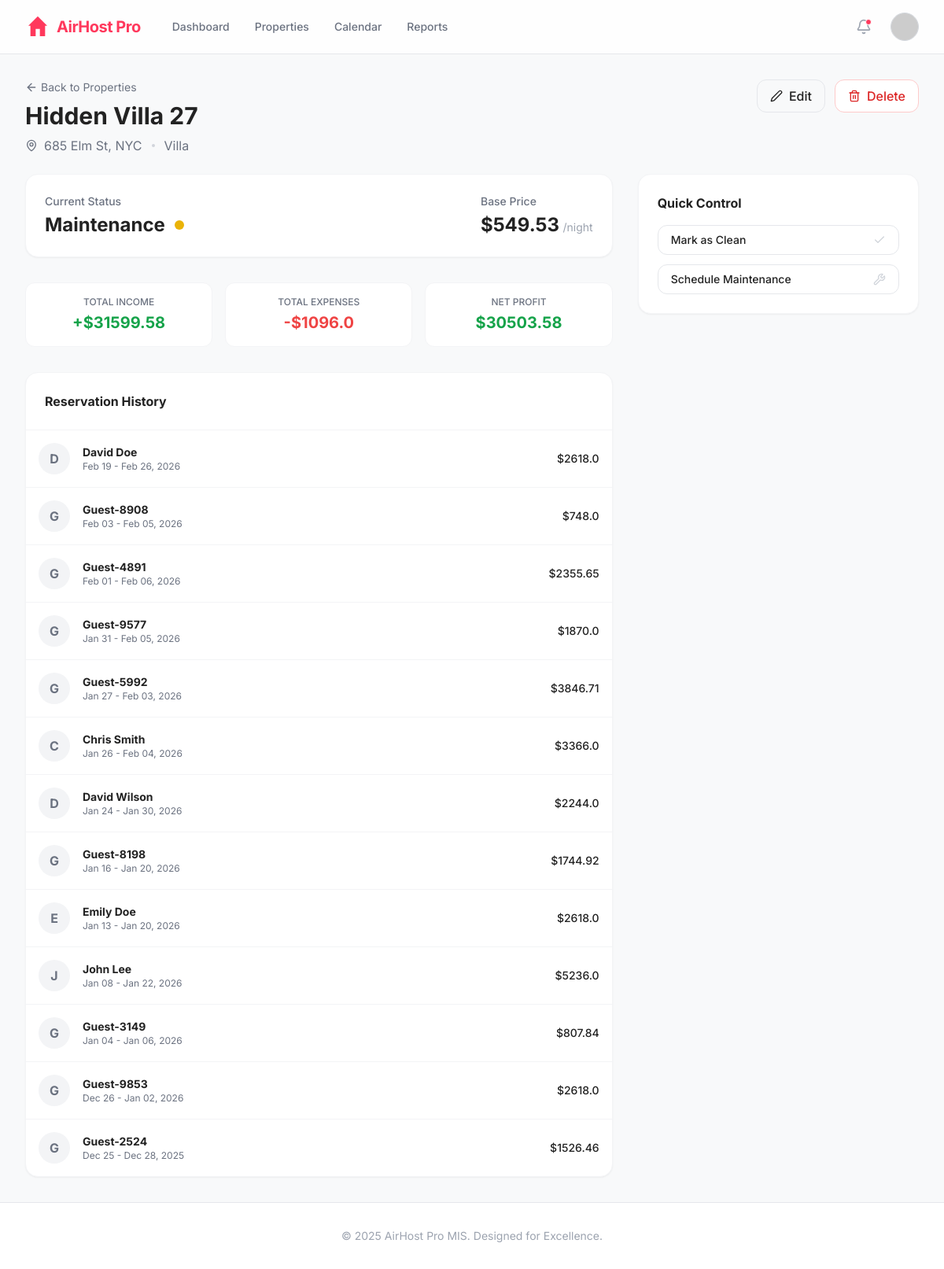
Page /property/3 (signed in) on the committed database.
### models.py (models this page shows, shortened)
class Property(db.Model):
    id = db.Column(db.Integer, primary_key=True)
    title = db.Column(db.String(100), nullable=False)
    type = db.Column(db.String(50)) # Apartment, House, Villa
    base_price = db.Column(db.Float)
    address = db.Column(db.String(200))
    status = db.Column(db.String(20)) # Clean, Dirty, Maintenance

class Reservation(db.Model):
    id = db.Column(db.Integer, primary_key=True)
    property_id = db.Column(db.Integer, db.ForeignKey('property.id'))
    guest_name = db.Column(db.String(100))
    check_in = db.Column(db.Date)
    check_out = db.Column(db.Date)
    amount_paid = db.Column(db.Float)
    property = db.relationship('Property', backref='reservations')

### app.py (the view)
@app.route('/property/<int:id>')
def property_detail(id):
    prop = Property.query.get_or_404(id)
    income = sum([f.amount for f in Financial.query.filter_by(property_id=prop.id, category='Income').all()])
    expenses = sum([f.amount for f in Financial.query.filter(Financial.property_id == prop.id, Financial.category != 'Income').all()])
    reservations = Reservation.query.filter_by(property_id=prop.id).order_by(Reservation.check_in.desc()).all()
    return render_template('property_detail.html', property=prop, income=income, expenses=expenses, profit=income-expenses, reservations=reservations, notifications=session.get('notifications', []))

### app.py (called while the page is built)
@app.before_request
def require_login():
    allowed_routes = ['login', 'static', 'api_simulate', 'api_notifications']
    if request.endpoint not in allowed_routes and 'user' not in session:
        return redirect(url_for('login'))

### templates/property_detail.html (shortened to what this page needs)
{% extends "base.html" %}
{% block content %}
<div class="space-y-6">
    <div class="flex justify-between items-start">
        <div>
            <div class="flex items-center gap-2 mb-2">
                <a href="/properties" class="text-sm text-gray-500 hover:text-neutral flex items-center gap-1">
                    <i data-lucide="arrow-left" class="w-4 h-4"></i> Back to Properties
                </a>
            </div>
            <h1 class="text-3xl font-bold text-neutral">{{ property.title }}</h1>
            <div class="flex items-center gap-2 mt-2 text-gray-500">
                <i data-lucide="map-pin" class="w-4 h-4"></i>
                <span>{{ property.address }}</span>
                <span class="w-1 h-1 bg-gray-300 rounded-full mx-1"></span>
                <span>{{ property.type }}</span>
            </div>
        </div>
        <div class="flex gap-3">
            <button onclick="toggleModal('editModal')"
                class="px-4 py-2 border border-gray-200 rounded-xl text-neutral font-medium hover:bg-gray-50 flex items-center gap-2 transition-colors">
                <i data-lucide="edit-2" class="w-4 h-4"></i> Edit
            </button>
            <form action="/delete_property/{{ property.id }}" method="POST"
                onsubmit="return confirm('Are you sure you want to delete this property? This cannot be undone.');">
                <button type="submit"
                    class="px-4 py-2 bg-white border border-red-200 text-red-600 rounded-xl font-medium hover:bg-red-50 flex items-center gap-2">
                    <i data-lucide="trash-2" class="w-4 h-4"></i> Delete
                </button>
            </form>
        </div>
    </div>
    <div class="grid grid-cols-1 lg:grid-cols-3 gap-8">
        <div class="lg:col-span-2 space-y-8">
            <div class="bg-white p-6 rounded-2xl border border-gray-100 shadow-sm flex justify-between items-center">
                <div>
                    <h3 class="text-sm font-medium text-gray-500 mb-1">Current Status</h3>
                    <div class="flex items-center gap-3">
                        <span class="text-2xl font-bold text-neutral">{{ property.status }}</span>
                        <span class="w-3 h-3 rounded-full
                            {% if property.status == 'Clean' %} bg-green-500
                            {% elif property.status == 'Dirty' %} bg-red-500
                            {% else %} bg-yellow-500 {% endif %}">
                        </span>
                    </div>
                </div>
                <div>
                    <h3 class="text-sm font-medium text-gray-500 mb-1">Base Price</h3>
                    <span class="text-2xl font-bold text-neutral">${{ property.base_price }}</span>
                    <span class="text-gray-400 text-sm">/night</span>
                </div>
            </div>
            <div class="grid grid-cols-3 gap-4">
                <div class="bg-white p-4 rounded-xl border border-gray-100 text-center">
                    <p class="text-xs text-gray-500 font-medium uppercase mb-1">Total Income</p>
                    <p class="text-xl font-bold text-green-600">+${{ income }}</p>
                </div>
                <div class="bg-white p-4 rounded-xl border border-gray-100 text-center">
                    <p class="text-xs text-gray-500 font-medium uppercase mb-1">Total Expenses</p>
                    <p class="text-xl font-bold text-red-500">-${{ expenses }}</p>
                </div>
                <div class="bg-white p-4 rounded-xl border border-gray-100 text-center">
                    <p class="text-xs text-gray-500 font-medium uppercase mb-1">Net Profit</p>
                    <p class="text-xl font-bold {{ 'text-green-600' if profit > 0 else 'text-red-600' }}">${{ profit }}
                    </p>
                </div>
            </div>
            <div class="bg-white rounded-2xl border border-gray-100 shadow-sm overflow-hidden">
                <div class="p-6 border-b border-gray-100">
                    <h3 class="font-bold text-neutral">Reservation History</h3>
                </div>
                <div class="divide-y divide-gray-100">
                    {% for res in reservations %}
                    <div class="p-4 flex justify-between items-center hover:bg-gray-50 transition-colors">
                        <div class="flex items-center gap-4">
                            <div
                                class="w-10 h-10 rounded-full bg-gray-100 flex items-center justify-center text-gray-500 font-bold">
                                {{ res.guest_name[0] }}
                            </div>
                            <div>
                                <p class="font-bold text-neutral text-sm">{{ res.guest_name }}</p>
                                <p class="text-xs text-gray-500">{{ res.check_in.strftime('%b %d') }} - {{
                                    res.check_out.strftime('%b %d, %Y') }}</p>
                            </div>
                        </div>
                        <span class="font-medium text-neutral text-sm">${{ res.amount_paid }}</span>
                    </div>
                    {% else %}
                    <div class="p-8 text-center text-gray-400 text-sm">No reservations found.</div>
                    {% endfor %}
                </div>
            </div>
        </div>
        <div class="space-y-6">
            <div class="bg-white p-6 rounded-2xl border border-gray-100 shadow-sm">
                <h3 class="font-bold text-neutral mb-4">Quick Control</h3>
                <div class="space-y-3">
                    <form action="/update_status/{{ property.id }}/Clean" method="POST">
                        <button type="submit"
                            class="w-full py-2 px-4 rounded-xl border border-gray-200 text-sm font-medium hover:bg-gray-50 text-left flex justify-between items-center group transition-colors">
                            <span>Mark as Clean</span>
                            <i data-lucide="check" class="w-4 h-4 text-gray-300 group-hover:text-green-500"></i>
                        </button>
                    </form>
                    <form action="/update_status/{{ property.id }}/Maintenance" method="POST">
                        <button type="submit"
                            class="w-full py-2 px-4 rounded-xl border border-gray-200 text-sm font-medium hover:bg-gray-50 text-left flex justify-between items-center group transition-colors">
                            <span>Schedule Maintenance</span>
                            <i data-lucide="wrench" class="w-4 h-4 text-gray-300 group-hover:text-yellow-500"></i>
                        </button>
                    </form>
                </div>
            </div>
        </div>
    </div>
</div>
{% endblock %}

### templates/base.html (style rules this page uses)
body { font-family: 'Inter', sans-serif; }

### rows in the picture
Property: title "Hidden Villa 27", address "685 Elm St, NYC", type "Villa", status "Maintenance", base_price "549.53"
Reservation: guest_name "D", guest_name "David Doe", check_in "Feb 19", check_out "Feb 26, 2026", amount_paid "2618.0"
Reservation: guest_name "G", guest_name "Guest-8908", check_in "Feb 03", check_out "Feb 05, 2026", amount_paid "748.0"
Reservation: guest_name "G", guest_name "Guest-4891", check_in "Feb 01", check_out "Feb 06, 2026", amount_paid "2355.65"
Reservation: guest_name "G", guest_name "Guest-9577", check_in "Jan 31", check_out "Feb 05, 2026", amount_paid "1870.0"
Reservation: guest_name "G", guest_name "Guest-5992", check_in "Jan 27", check_out "Feb 03, 2026", amount_paid "3846.71"
Reservation: guest_name "C", guest_name "Chris Smith", check_in "Jan 26", check_out "Feb 04, 2026", amount_paid "3366.0"
Reservation: guest_name "D", guest_name "David Wilson", check_in "Jan 24", check_out "Jan 30, 2026", amount_paid "2244.0"
Reservation: guest_name "G", guest_name "Guest-8198", check_in "Jan 16", check_out "Jan 20, 2026", amount_paid "1744.92"
Reservation: guest_name "E", guest_name "Emily Doe", check_in "Jan 13", check_out "Jan 20, 2026", amount_paid "2618.0"
Reservation: guest_name "J", guest_name "John Lee", check_in "Jan 08", check_out "Jan 22, 2026", amount_paid "5236.0"
Reservation: guest_name "G", guest_name "Guest-3149", check_in "Jan 04", check_out "Jan 06, 2026", amount_paid "807.84"
Reservation: guest_name "G", guest_name "Guest-9853", check_in "Dec 26", check_out "Jan 02, 2026", amount_paid "2618.0"
Reservation: guest_name "G", guest_name "Guest-2524", check_in "Dec 25", check_out "Dec 28, 2025", amount_paid "1526.46"

### other values in the picture
{{ income }} "31599.58"
{{ expenses }} "1096.0"
{{ profit }} "30503.58"
